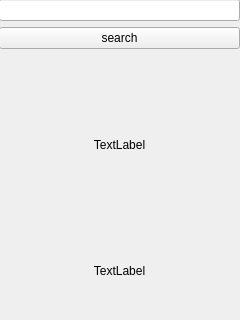
<?xml version="1.0" encoding="UTF-8"?>
<ui version="4.0">
 <class>Form</class>
 <widget class="QWidget" name="Form">
  <property name="geometry">
   <rect>
    <x>0</x>
    <y>0</y>
    <width>240</width>
    <height>320</height>
   </rect>
  </property>
  <property name="minimumSize">
   <size>
    <width>240</width>
    <height>320</height>
   </size>
  </property>
  <property name="maximumSize">
   <size>
    <width>240</width>
    <height>320</height>
   </size>
  </property>
  <property name="windowTitle">
   <string>Form</string>
  </property>
  <widget class="QWidget" name="verticalLayoutWidget">
   <property name="geometry">
    <rect>
     <x>-1</x>
     <y>-1</y>
     <width>241</width>
     <height>331</height>
    </rect>
   </property>
   <layout class="QVBoxLayout" name="verticalLayout">
    <item>
     <widget class="QLineEdit" name="countryname"/>
    </item>
    <item>
     <widget class="QPushButton" name="search">
      <property name="text">
       <string>search</string>
      </property>
     </widget>
    </item>
    <item>
     <spacer name="verticalSpacer">
      <property name="orientation">
       <enum>Qt::Vertical</enum>
      </property>
      <property name="sizeType">
       <enum>QSizePolicy::Preferred</enum>
      </property>
      <property name="sizeHint" stdset="0">
       <size>
        <width>20</width>
        <height>30</height>
       </size>
      </property>
     </spacer>
    </item>
    <item>
     <widget class="QLabel" name="weathericon">
      <property name="text">
       <string>TextLabel</string>
      </property>
      <property name="alignment">
       <set>Qt::AlignCenter</set>
      </property>
     </widget>
    </item>
    <item>
     <widget class="QLabel" name="temperature">
      <property name="text">
       <string>TextLabel</string>
      </property>
      <property name="alignment">
       <set>Qt::AlignCenter</set>
      </property>
     </widget>
    </item>
   </layout>
  </widget>
 </widget>
 <resources/>
 <connections/>
</ui>
